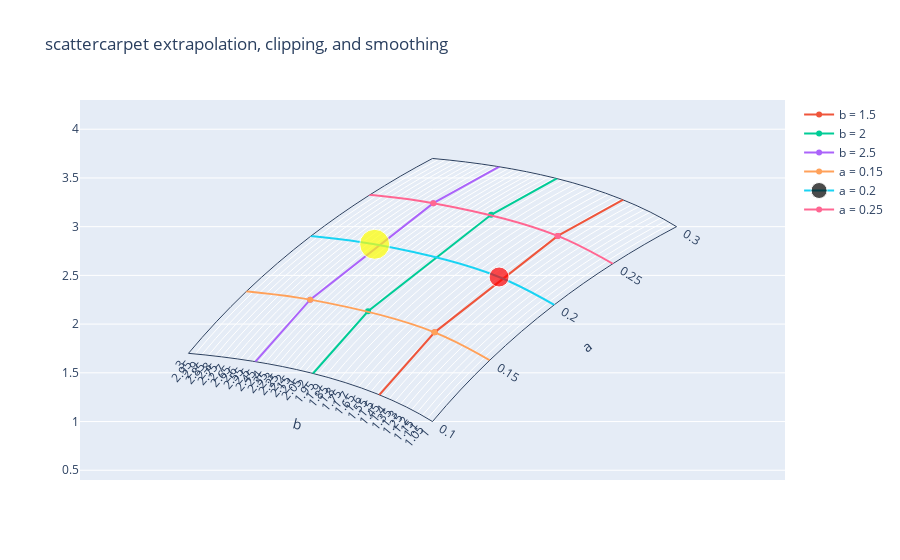

Notebook code cell kept with this figure:
### Markdown cell above
<h3 id="Add-Multiple-Scatter-Traces">Add Multiple Scatter Traces<a class="anchor-link" href="#Add-Multiple-Scatter-Traces">¶</a></h3>

### Code cell
import plotly.graph_objects as go

fig = go.Figure()

fig.add_trace(go.Carpet(
    a = [0.1,0.2,0.3],
    b = [1,2,3],
    y = [[1,2.2,3],[1.5,2.7,3.5],[1.7,2.9,3.7]],
    cheaterslope = 1,
    aaxis = dict(
        title = "a",
        tickmode = "linear",
        dtick = 0.05
    ),
    baxis = dict(
        title = "b",
        tickmode = "linear",
        dtick = 0.05
    )
))

fig.add_trace(go.Scattercarpet(
    name = "b = 1.5",
    a = [0.05, 0.15, 0.25, 0.35],
    b = [1.5, 1.5, 1.5, 1.5]
))

fig.add_trace(go.Scattercarpet(
    name = "b = 2",
    a = [0.05, 0.15, 0.25, 0.35],
    b = [2, 2, 2, 2]
))

fig.add_trace(go.Scattercarpet(
    name = "b = 2.5",
    a = [0.05, 0.15, 0.25, 0.35],
    b = [2.5, 2.5, 2.5, 2.5]
))

fig.add_trace(go.Scattercarpet(
    name = "a = 0.15",
    a = [0.15, 0.15, 0.15, 0.15],
    b = [0.5, 1.5, 2.5, 3.5],
    line = dict(
        smoothing = 1,
        shape = "spline"
    )
))

fig.add_trace(go.Scattercarpet(
    name = "a = 0.2",
    a = [0.2, 0.2, 0.2, 0.2],
    b = [0.5, 1.5, 2.5, 3.5],
    line = dict(
        smoothing = 1,
        shape = "spline"
    ),
      marker = dict(
        size = [10, 20, 30, 40],
        color = ["#000", "#f00", "#ff0", "#fff"]
      )
))

fig.add_trace(go.Scattercarpet(
    name = "a = 0.25",
    a = [0.25, 0.25, 0.25, 0.25],
    b = [0.5, 1.5, 2.5, 3.5],
    line = dict(
        smoothing = 1,
        shape = "spline"
    )
))

fig.update_layout(
    title = "scattercarpet extrapolation, clipping, and smoothing",
    hovermode = "closest"
)

fig.show()

### Figure 1 — Plotly figure (JSON) as saved in the notebook; plotly's stock layout.template omitted (floating-point values rounded to 4 significant figures)
{"data": [{"a": [0.1, 0.2, 0.3], "aaxis": {"dtick": 0.05, "tickmode": "linear", "title": {"text": "a"}}, "b": [1, 2, 3], "baxis": {"dtick": 0.05, "tickmode": "linear", "title": {"text": "b"}}, "cheaterslope": 1, "type": "carpet", "y": [[1, 2.2, 3], [1.5, 2.7, 3.5], [1.7, 2.9, 3.7]]}, {"a": [0.05, 0.15, 0.25, 0.35], "b": [1.5, 1.5, 1.5, 1.5], "name": "b = 1.5", "type": "scattercarpet"}, {"a": [0.05, 0.15, 0.25, 0.35], "b": [2, 2, 2, 2], "name": "b = 2", "type": "scattercarpet"}, {"a": [0.05, 0.15, 0.25, 0.35], "b": [2.5, 2.5, 2.5, 2.5], "name": "b = 2.5", "type": "scattercarpet"}, {"a": [0.15, 0.15, 0.15, 0.15], "b": [0.5, 1.5, 2.5, 3.5], "line": {"shape": "spline", "smoothing": 1}, "name": "a = 0.15", "type": "scattercarpet"}, {"a": [0.2, 0.2, 0.2, 0.2], "b": [0.5, 1.5, 2.5, 3.5], "line": {"shape": "spline", "smoothing": 1}, "marker": {"color": ["#000", "#f00", "#ff0", "#fff"], "size": [10, 20, 30, 40]}, "name": "a = 0.2", "type": "scattercarpet"}, {"a": [0.25, 0.25, 0.25, 0.25], "b": [0.5, 1.5, 2.5, 3.5], "line": {"shape": "spline", "smoothing": 1}, "name": "a = 0.25", "type": "scattercarpet"}], "layout": {"hovermode": "closest", "title": {"text": "scattercarpet extrapolation, clipping, and smoothing"}}}
